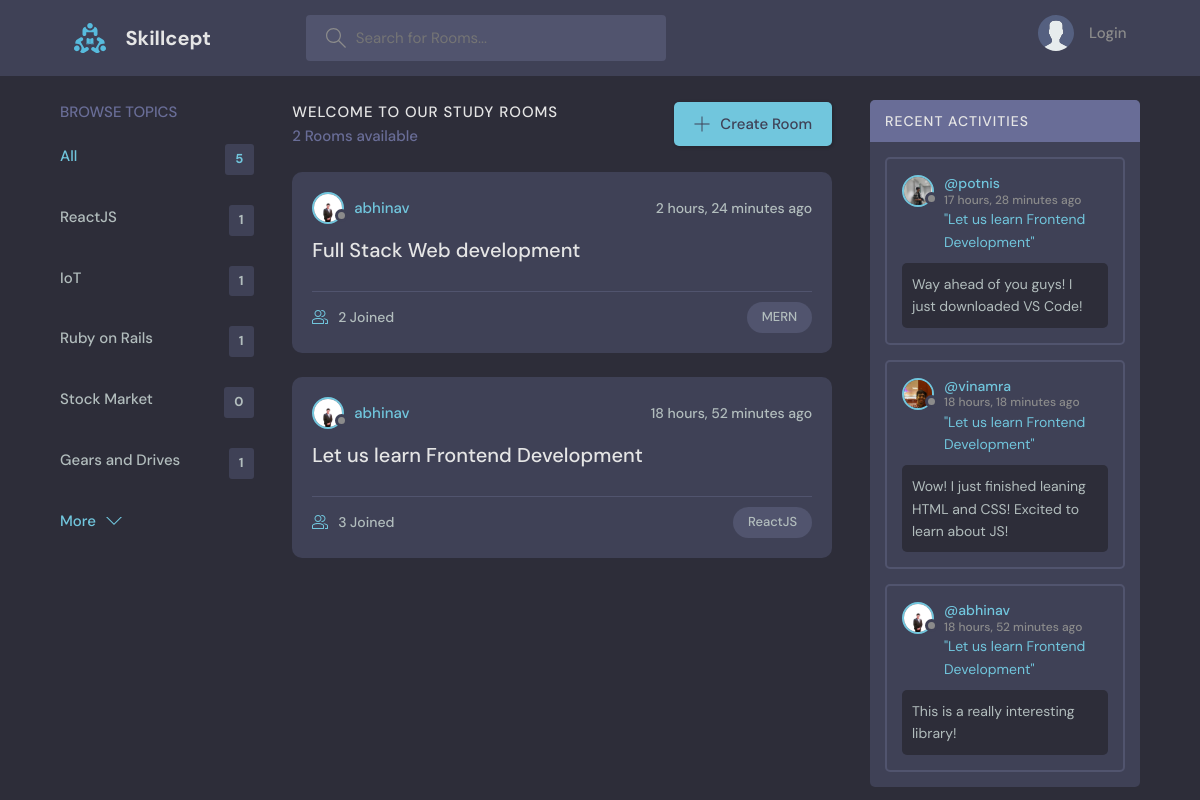
Page /?q=ReactJS on the committed database.
### base/models.py (models this page shows, shortened)
class Topic(models.Model):
    name = models.CharField(max_length=200)

class Room(models.Model):
    host = models.ForeignKey(User, null=True, on_delete=models.SET_NULL)
    topic = models.ForeignKey(Topic, null=True, on_delete=models.SET_NULL)
    name = models.CharField(max_length=200)
    description = models.TextField(null=True, blank=True)
    participants = models.ManyToManyField(User, related_name='participants', blank=True)
    updated = models.DateTimeField(auto_now=True)
    created = models.DateTimeField(auto_now_add=True)
    class Meta:
        ordering = ['-updated', '-created']
    def __str__(self):
        return self.name

class User(AbstractUser):
    name = models.CharField(max_length=200, null=True, unique=True)
    email = models.EmailField(null=True, unique=True)
    bio = models.TextField(null=True)
    avatar = models.ImageField(null=True, default='nophoto.svg')
    USERNAME_FIELD = 'email'
    REQUIRED_FIELDS =  []

class Message(models.Model):
    user = models.ForeignKey(User, on_delete=models.CASCADE)
    room = models.ForeignKey(Room, on_delete=models.CASCADE)
    body = models.TextField()
    updated = models.DateTimeField(auto_now=True)
    created = models.DateTimeField(auto_now_add=True)
    class Meta:
        ordering = ['-updated', '-created']

### base/views.py (the view)
# urls.py: path('', views.home, name='home'),
def home(request):
    q = request.GET.get('q') if request.GET.get('q') != None else ''
    rooms = Room.objects.filter(Q(topic__name__icontains=q) | Q(name__icontains=q) | Q(description__icontains=q))
    topics = Topic.objects.all()[0:5]
    room_count = rooms.count()
    room_messages = Message.objects.filter(Q(room__topic__name__icontains=q))
    context = {'rooms': rooms, 'topics': topics, 'room_count': room_count, 'room_messages': room_messages}
    return render(request, 'base/home.html', context)

### base/templates/base/home.html (shortened to what this page needs)
{% extends 'main.html' %}
{% block content %}
<main class="layout layout--3">
  <div class="container">
    {% include 'base/topics_component.html' %}
    <div class="roomList">
      <div class="roomList__header">
        <div>
          <h2>Welcome to our Study Rooms</h2>
          <p>{{room_count}} Rooms available</p>
        </div>
        <a class="btn btn--main" href="{% url 'create-room' %}">
          <svg
            version="1.1"
            xmlns="http://www.w3.org/2000/svg"
            width="32"
            height="32"
            viewBox="0 0 32 32"
          >
            <title>add</title>
            <path
              d="M16.943 0.943h-1.885v14.115h-14.115v1.885h14.115v14.115h1.885v-14.115h14.115v-1.885h-14.115v-14.115z"
            ></path>
          </svg>
          Create Room
        </a>
      </div>
      {% include 'base/feed_component.html' %}
    </div>
    {% include 'base/activity_component.html' %}
  </div>
</main>
{% endblock %}

### base/templates/base/topics_component.html
<div class="topics">
  <div class="topics__header">
    <h2>Browse Topics</h2>
  </div>
  <ul class="topics__list">
    <li>
      <a href="{% url 'home' %}" class="active">All <span>{{topics.count}}</span></a>
    </li>
    {% for topic in topics %}
    <li>
      <a href="{% url 'home' %}?q={{topic.name}}">{{topic.name}}<span>{{topic.room_set.all.count}}</span></a>
    </li>
    {% endfor %}
  </ul>
  <a class="btn btn--link" href="{% url 'topics' %}">
    More
    <svg
      version="1.1"
      xmlns="http://www.w3.org/2000/svg"
      width="32"
      height="32"
      viewBox="0 0 32 32"
    >
      <title>chevron-down</title>
      <path d="M16 21l-13-13h-3l16 16 16-16h-3l-13 13z"></path>
    </svg>
  </a>
</div>

### base/templates/base/feed_component.html (shortened to what this page needs)
{% for room in rooms %}
    <div class="roomListRoom">
        <div class="roomListRoom__header">
        <a href="{% url 'user-profile' room.host.id %}" class="roomListRoom__author">
            <div class="avatar avatar--small">
            <img src="{{room.host.avatar.url}}" />
            </div>
            <span>{{room.host.username}}</span>
        </a>
        <div class="roomListRoom__actions">
            <span>{{room.created|timesince}} ago</span>
        </div>
        </div>
        <div class="roomListRoom__content">
        <a href="{% url 'room' room.id %}">{{room.name}}</a>
        </div>
        <div class="roomListRoom__meta">
        <a href="{% url 'room' room.id %}" class="roomListRoom__joined">
            {{room.participants.all.count}} Joined
        </a>
        <p class="roomListRoom__topic">{{room.topic.name}}</p>
        </div>
    </div>
{% endfor %}

### base/templates/base/activity_component.html (shortened to what this page needs)
<div class="activities">
  <div class="activities__header">
    <h2>Recent Activities</h2>
  </div>
  {% for message in room_messages %}
    <div class="activities__box">
        <div class="activities__boxHeader roomListRoom__header">
        <a href="{% url 'user-profile' message.user.id %}" class="roomListRoom__author">
            <div class="avatar avatar--small">
            <img src="{{message.user.avatar.url}}" />
            </div>
            <p> @{{message.user.username}} <br>  <span>{{message.created|timesince}} ago</span> </p>
        </a>
        <br>
        </div>
        <div class="activities__boxContent">
            <p>
                <a href="{% url 'room' message.room.id %}">"{{message.room}}"</a>
            </p>
            <div class="activities__boxRoomContent">
                {{message.body}}
            </div>
        </div>
    </div>
  {% endfor %}
</div>

### rows in the picture
Topic: name "ReactJS", room_set.all.count "1"
Topic: name "IoT", room_set.all.count "1"
Topic: name "Ruby on Rails", room_set.all.count "1"
Topic: name "Stock Market", room_set.all.count "0"
Topic: name "Gears and Drives", room_set.all.count "1"
Room: host.avatar (placeholder picture), host.username "abhinav", created "2 hours, 24 minutes", name "Full Stack Web development", participants.all.count "2", topic.name "MERN"
Room: host.avatar (placeholder picture), host.username "abhinav", created "18 hours, 52 minutes", name "Let us learn Frontend Development", participants.all.count "3", topic.name "ReactJS"
Message: user.avatar (picture), user.username "potnis", created "17 hours, 28 minutes", room "Let us learn Frontend Development", body "Way ahead of you guys! I just downloaded VS Code!"
Message: user.avatar (picture), user.username "vinamra", created "18 hours, 18 minutes", room "Let us learn Frontend Development", body "Wow! I just finished leaning HTML and CSS! Excited to learn about JS!"
Message: user.avatar (placeholder picture), user.username "abhinav", created "18 hours, 52 minutes", room "Let us learn Frontend Development", body "This is a really interesting library!"

### other values in the picture
{{ topics.count }} "5"
{{ room_count }} "2"
